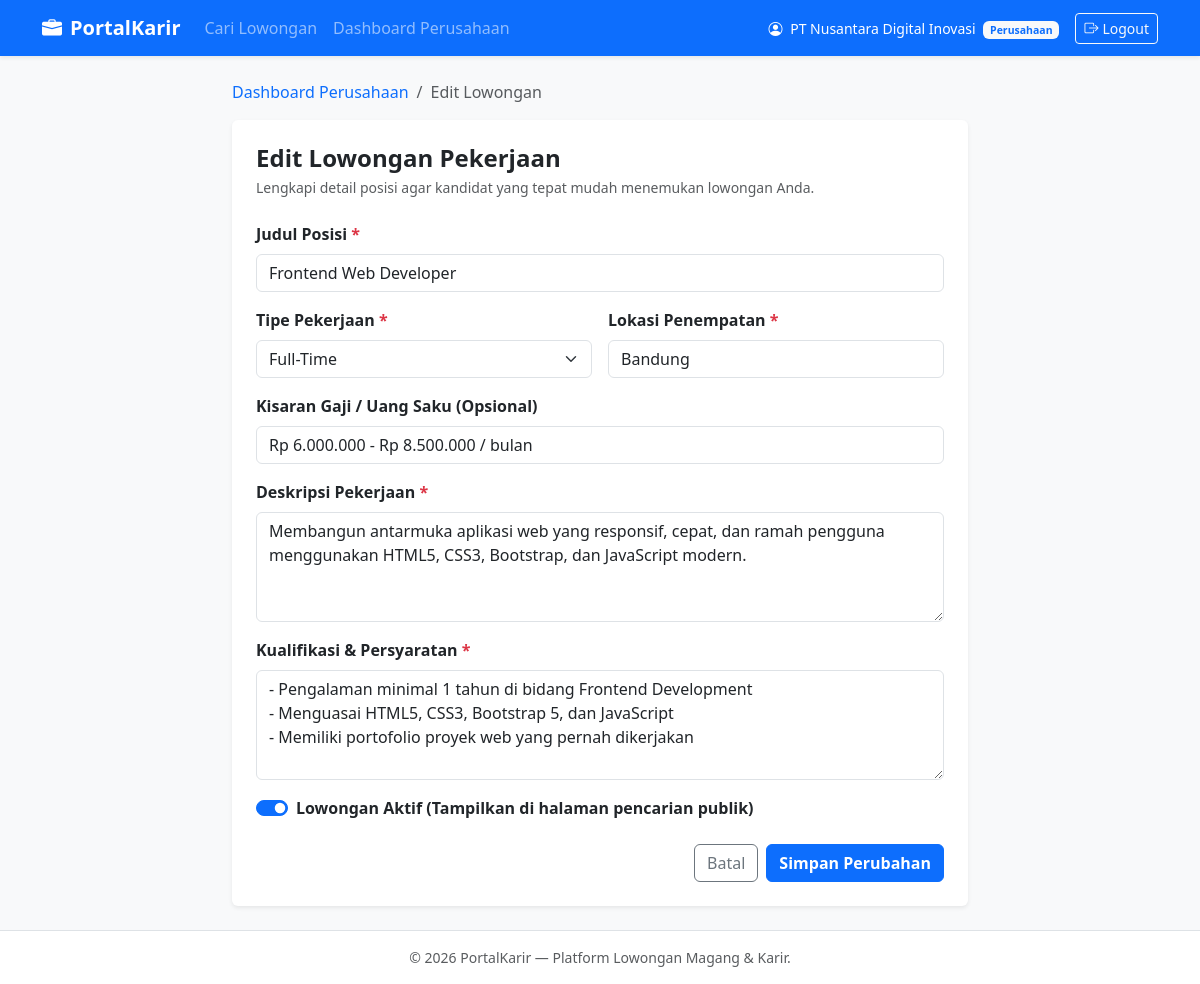
/company/jobs/2/edit (signed in), run on the app's committed database.
### models.py (models this page shows, shortened)
class User(UserMixin, db.Model):
    __tablename__ = 'users'
    id = db.Column(db.Integer, primary_key=True)
    name = db.Column(db.String(100), nullable=False)
    email = db.Column(db.String(120), unique=True, nullable=False, index=True)
    password_hash = db.Column(db.String(256), nullable=False)
    role = db.Column(db.String(20), nullable=False, default='seeker')
    company_name = db.Column(db.String(150), nullable=True)
    created_at = db.Column(db.DateTime, default=lambda: datetime.now(timezone.utc))
    jobs = db.relationship('Job', backref='employer', lazy=True, cascade='all, delete-orphan')
    applications = db.relationship('Application', backref='applicant', lazy=True, cascade='all, delete-orphan')

class Job(db.Model):
    __tablename__ = 'jobs'
    id = db.Column(db.Integer, primary_key=True)
    title = db.Column(db.String(150), nullable=False)
    location = db.Column(db.String(100), nullable=False)
    job_type = db.Column(db.String(50), nullable=False, default='Magang')
    salary_range = db.Column(db.String(100), nullable=True)
    description = db.Column(db.Text, nullable=False)
    requirements = db.Column(db.Text, nullable=False)
    is_active = db.Column(db.Boolean, default=True)
    created_at = db.Column(db.DateTime, default=lambda: datetime.now(timezone.utc))
    company_id = db.Column(db.Integer, db.ForeignKey('users.id'), nullable=False)
    applications = db.relationship('Application', backref='job', lazy=True, cascade='all, delete-orphan')

### app.py (the view, shortened to what this page needs)
@app.route('/company/jobs/<int:job_id>/edit', methods=['GET', 'POST'])
@role_required('company')
def edit_job(job_id):
    job = db.get_or_404(Job, job_id)
    if job.company_id != current_user.id:
        flash('Anda tidak memiliki izin untuk mengedit lowongan ini.', 'danger')
        return redirect(url_for('company_dashboard'))
    return render_template('company/job_form.html', job=job)

### app.py (called while the page is built)
@login_manager.user_loader
def load_user(user_id):
    return db.session.get(User, int(user_id))

def role_required(role):
    def decorator(f):
        @wraps(f)
        @login_required
        def decorated_function(*args, **kwargs):
            if current_user.role != role:
                flash('Akses ditolak: Anda tidak memiliki izin untuk halaman tersebut.', 'danger')
                return redirect(url_for('index'))
            return f(*args, **kwargs)
        return decorated_function
    return decorator

### templates/company/job_form.html (shortened to what this page needs)
{% extends "base.html" %}
{% block content %}
<div class="row justify-content-center">
    <div class="col-lg-8">
        <nav aria-label="breadcrumb" class="mb-3">
            <ol class="breadcrumb small">
                <li class="breadcrumb-item"><a href="{{ url_for('company_dashboard') }}" class="text-decoration-none">Dashboard Perusahaan</a></li>
                <li class="breadcrumb-item active">{{ 'Edit Lowongan' if job else 'Pasang Lowongan Baru' }}</li>
            </ol>
        </nav>
        <div class="card border-0 shadow-sm">
            <div class="card-body p-4">
                <h4 class="fw-bold mb-1">{{ 'Edit Lowongan Pekerjaan' if job else 'Pasang Lowongan Baru' }}</h4>
                <p class="text-muted small mb-4">Lengkapi detail posisi agar kandidat yang tepat mudah menemukan lowongan Anda.</p>
                <form method="POST">
                    <div class="mb-3">
                        <label for="title" class="form-label fw-semibold">Judul Posisi <span class="text-danger">*</span></label>
                        <input type="text" class="form-control" id="title" name="title" required
                               value="{{ job.title if job else '' }}"
                               placeholder="Contoh: Backend Developer Intern (Python/Flask)">
                    </div>
                    <div class="row g-3 mb-3">
                        <div class="col-md-6">
                            <label for="job_type" class="form-label fw-semibold">Tipe Pekerjaan <span class="text-danger">*</span></label>
                            <select class="form-select" id="job_type" name="job_type" required>
                                {% set selected_type = job.job_type if job else 'Magang' %}
                                <option value="Full-Time" {% if selected_type == 'Full-Time' %}selected{% endif %}>Full-Time</option>
                            </select>
                        </div>
                        <div class="col-md-6">
                            <label for="location" class="form-label fw-semibold">Lokasi Penempatan <span class="text-danger">*</span></label>
                            <input type="text" class="form-control" id="location" name="location" required
                                   value="{{ job.location if job else '' }}"
                                   placeholder="Contoh: Jakarta Selatan / Remote">
                        </div>
                    </div>
                    <div class="mb-3">
                        <label for="salary_range" class="form-label fw-semibold">Kisaran Gaji / Uang Saku (Opsional)</label>
                        <input type="text" class="form-control" id="salary_range" name="salary_range"
                               value="{{ job.salary_range if job and job.salary_range else '' }}"
                               placeholder="Contoh: Rp 2.500.000 - Rp 3.500.000 / bulan">
                    </div>
                    <div class="mb-3">
                        <label for="description" class="form-label fw-semibold">Deskripsi Pekerjaan <span class="text-danger">*</span></label>
                        <textarea class="form-control" id="description" name="description" rows="4" required
                                  placeholder="Jelaskan tanggung jawab dan lingkup pekerjaan...">{{ job.description if job else '' }}</textarea>
                    </div>
                    <div class="mb-3">
                        <label for="requirements" class="form-label fw-semibold">Kualifikasi & Persyaratan <span class="text-danger">*</span></label>
                        <textarea class="form-control" id="requirements" name="requirements" rows="4" required
                                  placeholder="Tuliskan skill, pendidikan, atau pengalaman yang dibutuhkan...">{{ job.requirements if job else '' }}</textarea>
                    </div>
                    {% if job %}
                        <div class="form-check form-switch mb-4">
                            <input class="form-check-input" type="checkbox" id="is_active" name="is_active" {% if job.is_active %}checked{% endif %}>
                            <label class="form-check-label fw-semibold" for="is_active">
                                Lowongan Aktif (Tampilkan di halaman pencarian publik)
                            </label>
                        </div>
                    {% endif %}
                    <div class="d-flex justify-content-end gap-2 mt-4">
                        <a href="{{ url_for('company_dashboard') }}" class="btn btn-outline-secondary">Batal</a>
                        <button type="submit" class="btn btn-primary fw-semibold">
                            {{ 'Simpan Perubahan' if job else 'Publikasikan Lowongan' }}
                        </button>
                    </div>
                </form>
            </div>
        </div>
    </div>
</div>
{% endblock %}

### templates/base.html (shortened to what this page needs)
<!DOCTYPE html>
<html lang="id">
<head>
    <link href="https://cdn.jsdelivr.net/npm/bootstrap@5.3.3/dist/css/bootstrap.min.css" rel="stylesheet">
    <link href="https://cdn.jsdelivr.net/npm/bootstrap-icons@1.11.3/font/bootstrap-icons.min.css" rel="stylesheet">
    <link href="{{ url_for('static', filename='css/style.css') }}" rel="stylesheet">
</head>
<body>
    <nav class="navbar navbar-expand-lg navbar-dark bg-primary shadow-sm sticky-top">
        <div class="container">
            <a class="navbar-brand fw-bold" href="{{ url_for('index') }}">
                <i class="bi bi-briefcase-fill me-2"></i>PortalKarir
            </a>
            <div class="collapse navbar-collapse" id="navbarNav">
                <ul class="navbar-nav me-auto">
                    <li class="nav-item">
                        <a class="nav-link {% if request.endpoint == 'index' %}active fw-semibold{% endif %}" href="{{ url_for('index') }}">
                            Cari Lowongan
                        </a>
                    </li>
                    {% if current_user.is_authenticated %}
                        {% if current_user.role == 'company' %}
                            <li class="nav-item">
                                <a class="nav-link {% if request.endpoint == 'company_dashboard' %}active fw-semibold{% endif %}" href="{{ url_for('company_dashboard') }}">
                                    Dashboard Perusahaan
                                </a>
                            </li>
                        {% elif current_user.role == 'seeker' %}
                            <li class="nav-item">
                                <a class="nav-link {% if request.endpoint == 'seeker_dashboard' %}active fw-semibold{% endif %}" href="{{ url_for('seeker_dashboard') }}">
                                    Dashboard Pelamar
                                </a>
                            </li>
                        {% endif %}
                    {% endif %}
                </ul>
                <ul class="navbar-nav ms-auto align-items-lg-center gap-2">
                    {% if current_user.is_authenticated %}
                        <li class="nav-item">
                            <span class="navbar-text text-white small me-2">
                                <i class="bi bi-person-circle me-1"></i>
                                {{ current_user.company_name if current_user.role == 'company' else current_user.name }}
                                <span class="badge bg-light text-primary ms-1">
                                    {{ 'Perusahaan' if current_user.role == 'company' else 'Pelamar' }}
                                </span>
                            </span>
                        </li>
                        <li class="nav-item">
                            <a href="{{ url_for('logout') }}" class="btn btn-outline-light btn-sm">
                                <i class="bi bi-box-arrow-right me-1"></i>Logout
                            </a>
                        </li>
                    {% endif %}
                </ul>
            </div>
        </div>
    </nav>
    <main class="py-4">
        <div class="container">
            {% block content %}{% endblock %}
        </div>
    </main>
    <footer class="bg-white border-top py-3 mt-auto">
        <div class="container text-center text-muted small">
            &copy; 2026 PortalKarir &mdash; Platform Lowongan Magang & Karir.
        </div>
    </footer>
</body>
</html>

### static/css/style.css (style rules this page uses)
body { display: flex; flex-direction: column; min-height: 100vh; background-color: #f8f9fa; }
main { flex: 1; }

### data on the page
User: role+company_name "PT Nusantara Digital Inovasi", role "Perusahaan"
Job: title "Frontend Web Developer", job_type "Full-Time", location "Bandung", salary_range "Rp 6.000.000 - Rp 8.500.000 / bulan", description "Membangun antarmuka aplikasi web yang responsif, cepat, dan ramah pengguna menggunakan HTML5, CSS3, Bootstrap, dan JavaScript modern.", requirements "- Pengalaman minimal 1 tahun di bidang Frontend Development - Menguasai HTML5, CSS3, Bootstrap 5, dan JavaScript - Memiliki portofolio proyek web yang pernah dikerjakan", is_active "☑"

### other printed values
{{ 'Edit Lowongan' if job else 'Pasang Lowongan Baru' }} "Edit Lowongan"
{{ 'Edit Lowongan Pekerjaan' if job else 'Pasang Lowongan Baru' }} "Edit Lowongan Pekerjaan"
{{ 'Simpan Perubahan' if job else 'Publikasikan Lowongan' }} "Simpan Perubahan"
